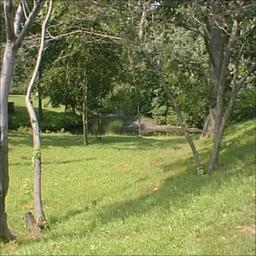
#> input picture courseImageProccesing/extract_key_points/images3/bost98.jpg, 256 x 256 px, found by its file name
$ python sift.py   (Python 2 division)
#> lines starting #> are read from the running program, lines starting #| are printed output that depends on the picture
import cv2
import numpy as np
import time

# Read image and convert to grayscale

pathimg1 = "train/forest/bost98.jpg"
ima=cv2.imread(pathimg1)
#> ima is the input picture: shape (256, 256, 3); mean B, G, R 79.3, 130.2, 123.2
gray=cv2.cvtColor(ima,cv2.COLOR_BGR2GRAY)
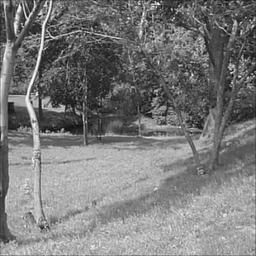
#> gray: shape (256, 256); min 4, max 254, mean 122.3

# Create detector and descriptor structures to compute SIFT
detector=cv2.xfeatures2d.SIFT_create()

# Detect keypoints with SIFT and sort them according to their response
print 'Extracting Keypoints'
init=time.time()
kpts, _ = detector.detectAndCompute(gray,None)
#> kpts = 772 keypoints; strongest (x, y, size): (48, 3, 1.8), (45, 39, 1.9), (31, 14, 2.1), (40, 52, 2.2)
kpts = sorted(kpts, key = lambda x:x.response)

end=time.time()
print 'Extracted '+str(len(kpts))+' keypoints.'
#| Extracted 772 keypoints.
print 'Done in '+str(end-init)+' secs.'
print ''

# Compute SIFT descriptor for all keypoints
print 'Computing SIFT descriptors'
init=time.time()
kpts, des = detector.detectAndCompute(gray,None)
end=time.time()
print 'Done in '+str(end-init)+' secs.'

# Show result of detecting keypoints
im_with_keypoints = cv2.drawKeypoints(ima, kpts, np.array([]), (0,0,255), cv2.DRAW_MATCHES_FLAGS_DRAW_RICH_KEYPOINTS)
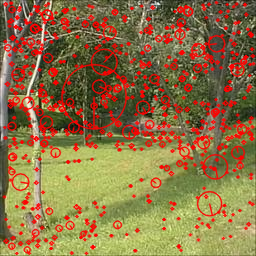
#> im_with_keypoints: shape (256, 256, 3); mean B, G, R 69.4, 114.4, 142.2
cv2.imshow("Keypoints", im_with_keypoints)
cv2.waitKey()

$ run again, with courseImageProccesing/extract_key_points/images3/a0010.jpg copied over courseImageProccesing/extract_key_points/images3/bost98.jpg
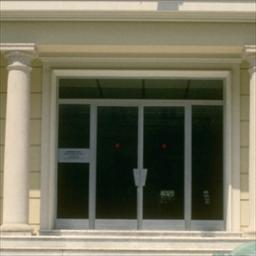
#> input picture courseImageProccesing/extract_key_points/images3/a0010.jpg, 256 x 256 px, found by its file name
#> ima is the input picture: shape (256, 256, 3); mean B, G, R 93, 113, 115.6
#> `gray=cv2.cvtColor(ima,cv2.COLOR_BGR2GRAY)`:
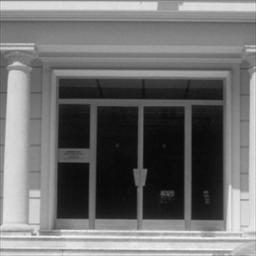
#> gray: shape (256, 256); min 5, max 245, mean 111.5
#> kpts = 174 keypoints; strongest (x, y, size): (129, 144, 95.4), (72, 199, 31), (140, 175, 10.7), (16, 81, 14.2)
#| Extracted 174 keypoints.
#> `im_with_keypoints = cv2.drawKeypoints(ima, kpts, np.array([]), (0,0,25..`:
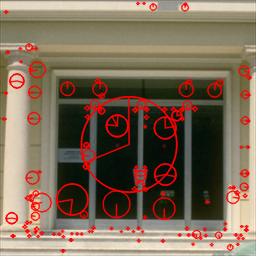
#> im_with_keypoints: shape (256, 256, 3); mean B, G, R 88.4, 107.3, 126

$ run again, with courseImageProccesing/extract_key_points/images3/a205062.jpg copied over courseImageProccesing/extract_key_points/images3/bost98.jpg
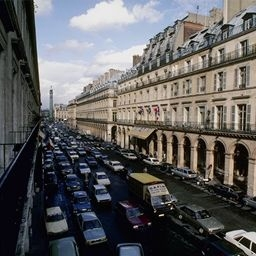
#> input picture courseImageProccesing/extract_key_points/images3/a205062.jpg, 256 x 256 px, found by its file name
#> ima is the input picture: shape (256, 256, 3); mean B, G, R 93, 92.6, 93.6
#> `gray=cv2.cvtColor(ima,cv2.COLOR_BGR2GRAY)`:
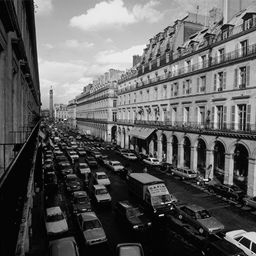
#> gray: shape (256, 256); min 0, max 252, mean 93
#> kpts = 839 keypoints; strongest (x, y, size): (246, 242, 5.3), (237, 239, 2.5), (187, 109, 2.5), (56, 138, 2)
#| Extracted 839 keypoints.
#> `im_with_keypoints = cv2.drawKeypoints(ima, kpts, np.array([]), (0,0,25..`:
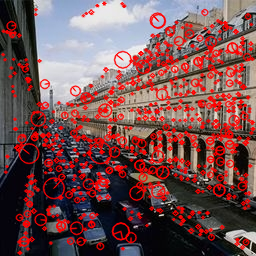
#> im_with_keypoints: shape (256, 256, 3); mean B, G, R 80.4, 79.4, 117.6
